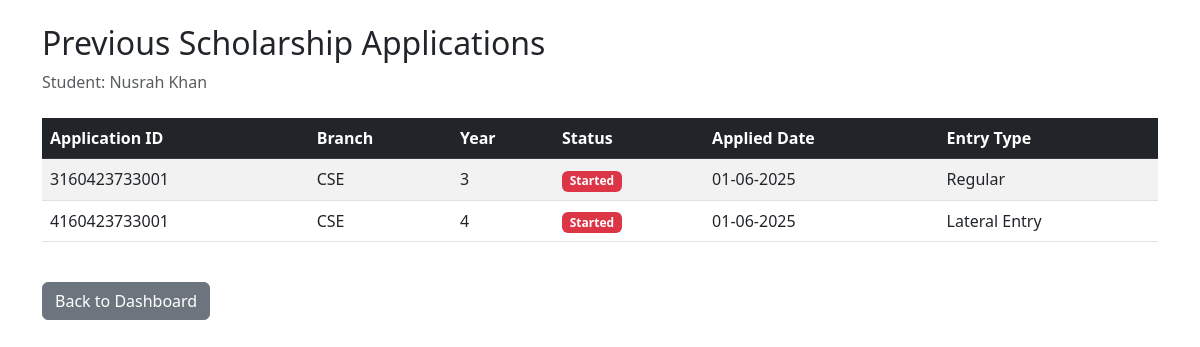
Page /previous_applications (signed in) on the earlier database version.
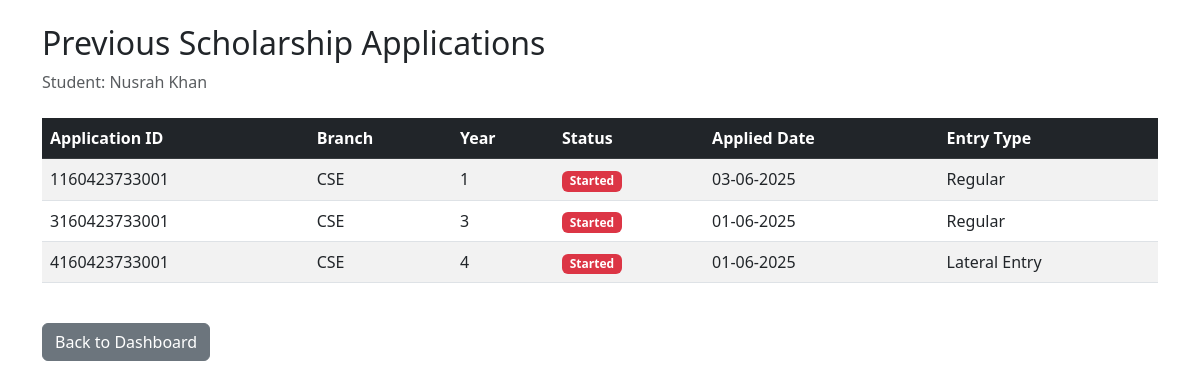
Same page on the later database version.
### models.py (models this page shows, shortened)
class Student(db.Model):
    user_id = db.Column(db.Integer, primary_key=True, autoincrement=True)
    username = db.Column(db.String(80), nullable=False)
    email = db.Column(db.String(120), unique=True, nullable=False)
    password = db.Column(db.String(80), unique=True, nullable=False)
    roll_number = db.Column(db.String(80), unique=True, nullable=False)
    is_verified = db.Column(db.Boolean, default=False)

class ScholarshipApplication(db.Model):
    id = db.Column(db.String(20), primary_key=True)
    roll_number = db.Column(db.String(80), nullable=False)
    branch = db.Column(db.String(80), nullable=False)
    year = db.Column(db.String(20), nullable=False)
    lateral_entry = db.Column(db.Boolean, default=False)  # LE field
    scholarship_state = db.Column(db.String(80), default='pending')
    created_at = db.Column(db.DateTime, default=datetime.utcnow)

### main.py (the view)
@app.route('/previous_applications')
def previous_applications():
    try:
        if 'user_id' not in session or session.get('user_type') != 'student':
            return redirect(url_for('login'))
        student = Student.query.get(session['user_id'])
        if not student:
            return redirect(url_for('login'))
        roll_number = student.email.split('@')[0]
        applications = ScholarshipApplication.query\
            .filter_by(roll_number=roll_number)\
            .order_by(ScholarshipApplication.created_at.desc())\
            .all()
        formatted_applications = [{
            'application_id': app.id,
            'roll_number': app.roll_number,
            'branch': app.branch,
            'year': app.year,
            'status': app.scholarship_state,
            'applied_date': app.created_at.strftime('%d-%m-%Y'),
            'is_lateral_entry': app.lateral_entry
        } for app in applications]
        return render_template('previous_applications.html',
                             applications=formatted_applications,
                             student_name=student.username)
    except Exception as e:
        return redirect(url_for('student_dashboard'))

### templates/previous_applications.html (shortened to what this page needs)
<!DOCTYPE html>
<html lang="en">
<head>
    <link href="https://cdn.jsdelivr.net/npm/bootstrap@5.3.0/dist/css/bootstrap.min.css" rel="stylesheet">
</head>
<body>
    <div class="container mt-4">
        <h2>Previous Scholarship Applications</h2>
        <p class="text-muted">Student: {{ student_name }}</p>
        {% if applications %}
            <div class="table-responsive mt-4">
                <table class="table table-striped table-hover">
                    <thead class="table-dark">
                        <tr>
                            <th>Application ID</th>
                            <th>Branch</th>
                            <th>Year</th>
                            <th>Status</th>
                            <th>Applied Date</th>
                            <th>Entry Type</th>
                        </tr>
                    </thead>
                    <tbody>
                        {% for app in applications %}
                            <tr>
                                <td>{{ app.application_id }}</td>
                                <td>{{ app.branch }}</td>
                                <td>{{ app.year }}</td>
                                <td>
                                    <span class="badge {% if app.status == 'approved' %}bg-success
                                                      {% elif app.status == 'pending' %}bg-warning
                                                      {% else %}bg-danger{% endif %}">
                                        {{ app.status|title }}
                                    </span>
                                </td>
                                <td>{{ app.applied_date }}</td>
                                <td>{{ 'Lateral Entry' if app.is_lateral_entry else 'Regular' }}</td>
                            </tr>
                        {% endfor %}
                    </tbody>
                </table>
            </div>
        {% else %}
            <div class="alert alert-info mt-4">
                No previous applications found.
            </div>
        {% endif %}
        <div class="mt-4">
            <a href="{{ url_for('student_dashboard') }}" class="btn btn-secondary">Back to Dashboard</a>
        </div>
    </div>
</body>
</html>

Differences in the rows shown:
added ScholarshipApplication: application_id "1160423733001", branch "CSE", year "1", status "Started", applied_date "03-06-2025", is_lateral_entry "Regular"
